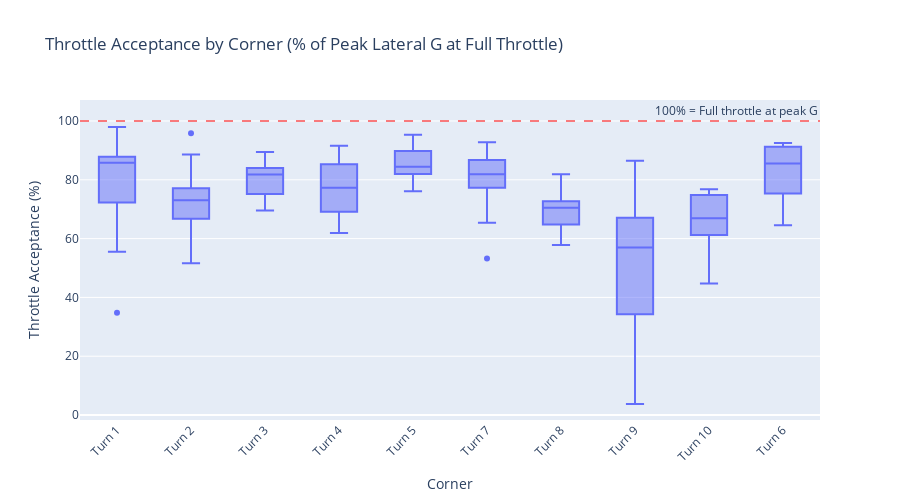

Notebook cell for this chart:
### Code cell
# Visualize throttle acceptance consistency
# Shows at what percentage of peak lateral G the driver reaches full throttle

if len(throttle_acceptance_df) > 0:
    fig = px.box(
        throttle_acceptance_df,
        x="corner_name",
        y="throttle_acceptance_pct",
        title="Throttle Acceptance by Corner (% of Peak Lateral G at Full Throttle)",
        labels={
            "throttle_acceptance_pct": "Throttle Acceptance (%)",
            "corner_name": "Corner",
        },
    )
    fig.update_layout(xaxis_tickangle=-45, width=900, height=500)
    # Add reference lines
    fig.add_hline(
        y=100,
        line_dash="dash",
        line_color="red",
        opacity=0.5,
        annotation_text="100% = Full throttle at peak G",
    )
    show_fig(fig)
else:
    print("No throttle acceptance data available")

### Figure 1 — Plotly figure (JSON) as saved in the notebook; plotly's stock layout.template omitted (floating-point values rounded to 4 significant figures)
{"data": [{"alignmentgroup": "True", "hovertemplate": "Corner=%{x}<br>Throttle Acceptance (%)=%{y}<extra></extra>", "legendgroup": "", "marker": {"color": "#636efa"}, "name": "", "notched": false, "offsetgroup": "", "orientation": "v", "showlegend": false, "type": "box", "x": ["Turn 1", "Turn 2", "Turn 3", "Turn 4", "Turn 5", "Turn 7", "Turn 8", "Turn 9", "Turn 10", "Turn 1", "Turn 2", "Turn 3", "Turn 4", "Turn 5", "Turn 6", "Turn 7", "Turn 8", "Turn 9", "Turn 10", "Turn 1", "Turn 2", "Turn 3", "Turn 4", "Turn 5", "Turn 6", "Turn 7", "Turn 8", "Turn 9", "Turn 10", "Turn 1", "Turn 2", "Turn 3", "Turn 4", "Turn 5", "Turn 6", "Turn 7", "Turn 8", "Turn 9", "Turn 10", "Turn 1", "Turn 2", "Turn 3", "Turn 4", "Turn 5", "Turn 6", "Turn 7", "Turn 8", "Turn 9", "Turn 10", "Turn 1", "Turn 2", "Turn 3", "Turn 4", "Turn 5", "Turn 6", "Turn 7", "Turn 8", "Turn 9", "Turn 10", "Turn 1", "Turn 2", "Turn 3", "Turn 4", "Turn 5", "Turn 6", "Turn 7", "Turn 8", "Turn 9", "Turn 10", "Turn 1", "Turn 2", "Turn 3", "Turn 4", "Turn 5", "Turn 6", "Turn 7", "Turn 8", "Turn 9", "Turn 10", "Turn 1", "Turn 2", "Turn 3", "Turn 4", "Turn 5", "Turn 6", "Turn 7", "Turn 8", "Turn 9", "Turn 10", "Turn 1", "Turn 2", "Turn 3", "Turn 4", "Turn 5", "Turn 6", "Turn 7", "Turn 8", "Turn 9", "Turn 10", "Turn 1", "Turn 2", "Turn 3", "Turn 4", "Turn 5", "Turn 7", "Turn 8", "Turn 9", "Turn 10", "Turn 1", "Turn 2", "Turn 3", "Turn 4", "Turn 5", "Turn 6", "Turn 7", "Turn 8", "Turn 9", "Turn 10", "Turn 1", "Turn 2", "Turn 3", "Turn 4", "Turn 5", "Turn 6", "Turn 7", "Turn 8", "Turn 10"], "x0": " ", "xaxis": "x", "y": [55.52, 76.37, 71.69, 77.26, 86.32, 83.51, 75.87, 56.04, 60.5, 77.38, 75.36, 78.61, 75.96, 82.82, 73.1, 81.07, 66.2, 68.48, 69.8, 86.21, 67.5, 76.03, 69.11, 92.12, 90.8, 92.79, 66.19, 77.02, 44.7, 85.82, 66.39, 69.55, 67.32, 81.99, 82.1, 83.04, 71.87, 54.74, 66.93, 91.09, 67.3, 82.54, 78.89, 81.58, 72.22, 85.65, 74.27, 50.6, 63.67, 34.75, 60.45, 75.8, 61.92, 94.93, 91.34, 53.24, 81.89, 86.45, 76.54, 97.92, 95.87, 83.42, 69.1, 84.45, 64.52, 65.36, 71.98, 65.78, 54.19, 86.23, 66.93, 86.3, 91.56, 81.82, 85.33, 81.15, 72.17, 57.99, 74.9, 91.18, 88.63, 81.8, 89.83, 76.15, 90.78, 91.78, 57.81, 65.52, 76.81, 80.78, 75.37, 83.14, 84.13, 89.02, 92.53, 69.24, 63.49, 3.75, 69.9, 79.41, 73.07, 73.26, 88.74, 95.29, 90.14, 70.51, 18.01, 62.23, 56.83, 51.59, 89.47, 73.56, 84.11, 85.55, 81.86, 63.13, 8.176, 61.49, 86.79, 79.27, 85.96, 77.69, 89.01, 91.35, 80.03, 65.27, 74.83], "y0": " ", "yaxis": "y"}], "layout": {"annotations": [{"showarrow": false, "text": "100% = Full throttle at peak G", "x": 1, "xanchor": "right", "xref": "x domain", "y": 100, "yanchor": "bottom", "yref": "y"}], "boxmode": "group", "height": 500, "legend": {"tracegroupgap": 0}, "shapes": [{"line": {"color": "red", "dash": "dash"}, "opacity": 0.5, "type": "line", "x0": 0, "x1": 1, "xref": "x domain", "y0": 100, "y1": 100, "yref": "y"}], "title": {"text": "Throttle Acceptance by Corner (% of Peak Lateral G at Full Throttle)"}, "width": 900, "xaxis": {"anchor": "y", "domain": [0.0, 1.0], "tickangle": -45, "title": {"text": "Corner"}}, "yaxis": {"anchor": "x", "domain": [0.0, 1.0], "title": {"text": "Throttle Acceptance (%)"}}}}
